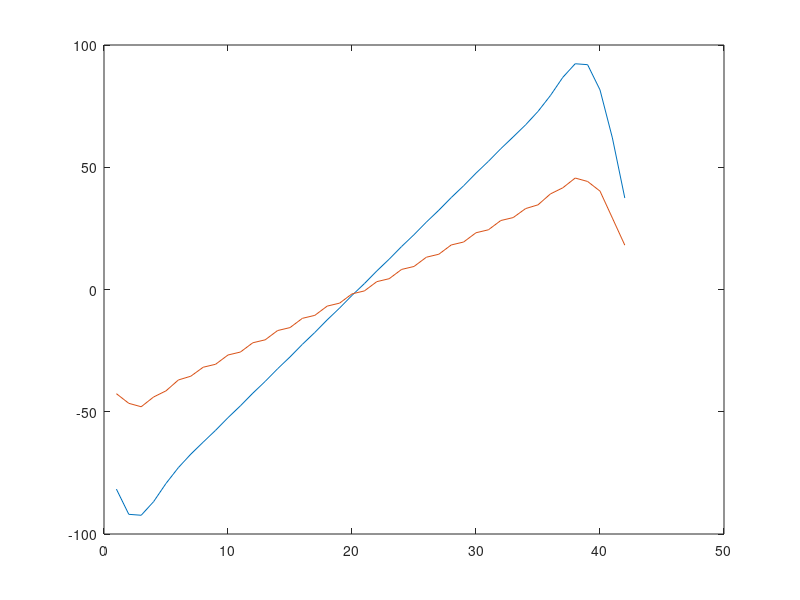

MATLAB code for this plot:
% prototyping.m

myfun = -100 : 10 : 100;
myfuninterp = interp(myfun, 2);

threshold = 50;

myfuninterpfft = fft(myfuninterp);

myfuninterpfft = myfuninterpfft .* [zeros(1,21) ones(1,21)];

myfuninterpifft = ifft(myfuninterpfft);
plot(myfuninterp)
hold on;
plot(real(myfuninterpifft))
hold off;